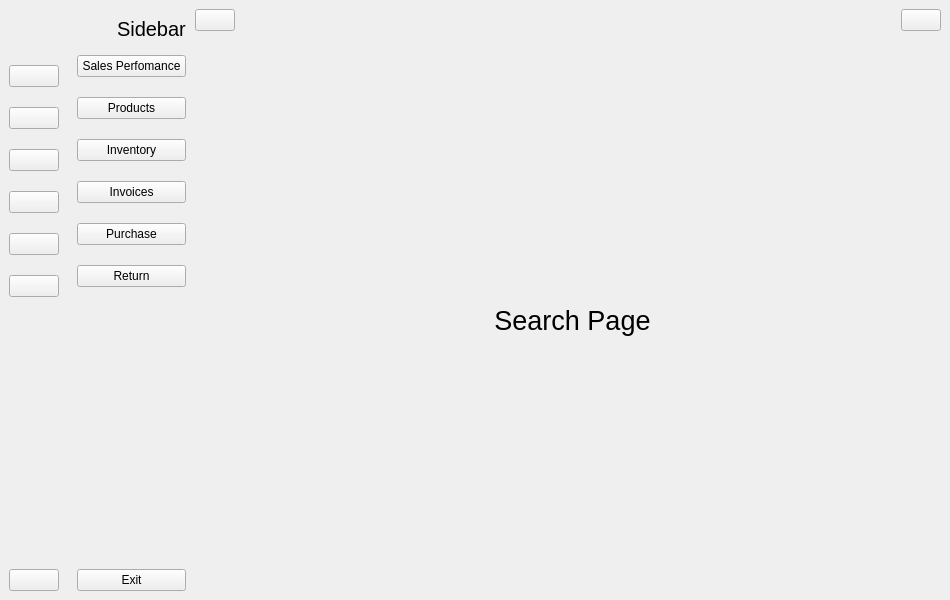
<?xml version="1.0" encoding="UTF-8"?>
<ui version="4.0">
 <class>MainWindow</class>
 <widget class="QMainWindow" name="MainWindow">
  <property name="geometry">
   <rect>
    <x>0</x>
    <y>0</y>
    <width>950</width>
    <height>600</height>
   </rect>
  </property>
  <property name="windowTitle">
   <string>MainWindow</string>
  </property>
  <widget class="QWidget" name="centralwidget">
   <layout class="QGridLayout" name="gridLayout">
    <property name="leftMargin">
     <number>0</number>
    </property>
    <property name="topMargin">
     <number>0</number>
    </property>
    <property name="rightMargin">
     <number>0</number>
    </property>
    <property name="bottomMargin">
     <number>0</number>
    </property>
    <property name="spacing">
     <number>0</number>
    </property>
    <item row="0" column="0">
     <widget class="QWidget" name="icon_only_widget" native="true">
      <layout class="QVBoxLayout" name="verticalLayout_3">
       <item>
        <layout class="QHBoxLayout" name="horizontalLayout_3">
         <item>
          <widget class="QLabel" name="logo_label_1">
           <property name="minimumSize">
            <size>
             <width>50</width>
             <height>50</height>
            </size>
           </property>
           <property name="maximumSize">
            <size>
             <width>50</width>
             <height>50</height>
            </size>
           </property>
           <property name="text">
            <string/>
           </property>
           <property name="pixmap">
            <pixmap resource="icon/resources.qrc">:/icon/icon/muscle_base.png</pixmap>
           </property>
           <property name="scaledContents">
            <bool>true</bool>
           </property>
          </widget>
         </item>
        </layout>
       </item>
       <item>
        <layout class="QVBoxLayout" name="verticalLayout">
         <property name="spacing">
          <number>20</number>
         </property>
         <item>
          <widget class="QPushButton" name="dashborad_btn_1">
           <property name="text">
            <string/>
           </property>
           <property name="icon">
            <iconset resource="icon/resources.qrc">
             <normaloff>:/icon/icon/dashboard-5-32.ico</normaloff>
             <normalon>:/icon/icon/dashboard-5-48.ico</normalon>:/icon/icon/dashboard-5-32.ico</iconset>
           </property>
           <property name="iconSize">
            <size>
             <width>20</width>
             <height>20</height>
            </size>
           </property>
           <property name="checkable">
            <bool>true</bool>
           </property>
           <property name="autoExclusive">
            <bool>true</bool>
           </property>
          </widget>
         </item>
         <item>
          <widget class="QPushButton" name="products_btn_1">
           <property name="text">
            <string/>
           </property>
           <property name="icon">
            <iconset resource="icon/resources.qrc">
             <normaloff>:/icon/icon/product-32.ico</normaloff>
             <normalon>:/icon/icon/product-48.ico</normalon>:/icon/icon/product-32.ico</iconset>
           </property>
           <property name="iconSize">
            <size>
             <width>20</width>
             <height>20</height>
            </size>
           </property>
           <property name="checkable">
            <bool>true</bool>
           </property>
           <property name="autoExclusive">
            <bool>true</bool>
           </property>
          </widget>
         </item>
         <item>
          <widget class="QPushButton" name="inventory_btn_1">
           <property name="text">
            <string/>
           </property>
           <property name="icon">
            <iconset resource="icon/resources.qrc">
             <normaloff>:/icon/icon/MaterialSymbolsInventory2Outlinegray.png</normaloff>
             <normalon>:/icon/icon/MaterialSymbolsInventory2Outline.png</normalon>:/icon/icon/MaterialSymbolsInventory2Outlinegray.png</iconset>
           </property>
           <property name="iconSize">
            <size>
             <width>20</width>
             <height>20</height>
            </size>
           </property>
           <property name="checkable">
            <bool>true</bool>
           </property>
           <property name="autoExclusive">
            <bool>true</bool>
           </property>
          </widget>
         </item>
         <item>
          <widget class="QPushButton" name="salesorder_btn_1">
           <property name="text">
            <string/>
           </property>
           <property name="icon">
            <iconset resource="icon/resources.qrc">
             <normaloff>:/icon/icon/chart-2-32.ico</normaloff>
             <normalon>:/icon/icon/chart-2-48.ico</normalon>:/icon/icon/chart-2-32.ico</iconset>
           </property>
           <property name="iconSize">
            <size>
             <width>20</width>
             <height>20</height>
            </size>
           </property>
           <property name="checkable">
            <bool>true</bool>
           </property>
           <property name="autoExclusive">
            <bool>true</bool>
           </property>
          </widget>
         </item>
         <item>
          <widget class="QPushButton" name="purchase_btn_1">
           <property name="text">
            <string/>
           </property>
           <property name="icon">
            <iconset resource="icon/resources.qrc">
             <normaloff>:/icon/icon/purchase-order-32.ico</normaloff>
             <normalon>:/icon/icon/purchase-order-48.ico</normalon>:/icon/icon/purchase-order-32.ico</iconset>
           </property>
           <property name="iconSize">
            <size>
             <width>20</width>
             <height>20</height>
            </size>
           </property>
           <property name="checkable">
            <bool>true</bool>
           </property>
           <property name="autoExclusive">
            <bool>true</bool>
           </property>
          </widget>
         </item>
         <item>
          <widget class="QPushButton" name="return_btn_1">
           <property name="text">
            <string/>
           </property>
           <property name="icon">
            <iconset resource="icon/resources.qrc">
             <normaloff>:/icon/icon/return-32.ico</normaloff>
             <normalon>:/icon/icon/return-48.ico</normalon>:/icon/icon/return-32.ico</iconset>
           </property>
           <property name="iconSize">
            <size>
             <width>20</width>
             <height>20</height>
            </size>
           </property>
           <property name="checkable">
            <bool>true</bool>
           </property>
           <property name="autoExclusive">
            <bool>true</bool>
           </property>
          </widget>
         </item>
        </layout>
       </item>
       <item>
        <spacer name="verticalSpacer">
         <property name="orientation">
          <enum>Qt::Vertical</enum>
         </property>
         <property name="sizeHint" stdset="0">
          <size>
           <width>20</width>
           <height>375</height>
          </size>
         </property>
        </spacer>
       </item>
       <item>
        <widget class="QPushButton" name="exit_btn_1">
         <property name="text">
          <string/>
         </property>
         <property name="icon">
          <iconset resource="icon/resources.qrc">
           <normaloff>:/icon/icon/close-window-64.ico</normaloff>:/icon/icon/close-window-64.ico</iconset>
         </property>
         <property name="iconSize">
          <size>
           <width>20</width>
           <height>20</height>
          </size>
         </property>
        </widget>
       </item>
      </layout>
     </widget>
    </item>
    <item row="0" column="1">
     <widget class="QWidget" name="full_menu_widget" native="true">
      <layout class="QVBoxLayout" name="verticalLayout_4">
       <item>
        <layout class="QHBoxLayout" name="horizontalLayout_2">
         <property name="spacing">
          <number>0</number>
         </property>
         <item>
          <widget class="QLabel" name="logo_label_2">
           <property name="minimumSize">
            <size>
             <width>40</width>
             <height>40</height>
            </size>
           </property>
           <property name="maximumSize">
            <size>
             <width>40</width>
             <height>40</height>
            </size>
           </property>
           <property name="text">
            <string/>
           </property>
           <property name="pixmap">
            <pixmap resource="icon/resources.qrc">:/icon/icon/muscle_base.png</pixmap>
           </property>
           <property name="scaledContents">
            <bool>true</bool>
           </property>
          </widget>
         </item>
         <item>
          <widget class="QLabel" name="logo_label_3">
           <property name="font">
            <font>
             <pointsize>15</pointsize>
            </font>
           </property>
           <property name="text">
            <string>Sidebar</string>
           </property>
          </widget>
         </item>
        </layout>
       </item>
       <item>
        <layout class="QVBoxLayout" name="verticalLayout_2">
         <property name="spacing">
          <number>20</number>
         </property>
         <item>
          <widget class="QPushButton" name="dashboard_btn_2">
           <property name="text">
            <string>Sales Perfomance</string>
           </property>
           <property name="icon">
            <iconset resource="icon/resources.qrc">
             <normaloff>:/icon/icon/dashboard-5-32.ico</normaloff>:/icon/icon/dashboard-5-32.ico</iconset>
           </property>
           <property name="iconSize">
            <size>
             <width>14</width>
             <height>14</height>
            </size>
           </property>
           <property name="checkable">
            <bool>true</bool>
           </property>
           <property name="autoExclusive">
            <bool>true</bool>
           </property>
          </widget>
         </item>
         <item>
          <widget class="QPushButton" name="products_btn_2">
           <property name="text">
            <string>Products</string>
           </property>
           <property name="icon">
            <iconset resource="icon/resources.qrc">
             <normaloff>:/icon/icon/product-32.ico</normaloff>
             <normalon>:/icon/icon/product-48.ico</normalon>:/icon/icon/product-32.ico</iconset>
           </property>
           <property name="iconSize">
            <size>
             <width>14</width>
             <height>14</height>
            </size>
           </property>
           <property name="checkable">
            <bool>true</bool>
           </property>
           <property name="autoExclusive">
            <bool>true</bool>
           </property>
          </widget>
         </item>
         <item>
          <widget class="QPushButton" name="inventory_btn_2">
           <property name="text">
            <string>Inventory</string>
           </property>
           <property name="icon">
            <iconset resource="icon/resources.qrc">
             <normaloff>:/icon/icon/MaterialSymbolsInventory2Outlinegray.png</normaloff>:/icon/icon/MaterialSymbolsInventory2Outlinegray.png</iconset>
           </property>
           <property name="iconSize">
            <size>
             <width>14</width>
             <height>14</height>
            </size>
           </property>
           <property name="checkable">
            <bool>true</bool>
           </property>
           <property name="autoExclusive">
            <bool>true</bool>
           </property>
          </widget>
         </item>
         <item>
          <widget class="QPushButton" name="salesorder_btn_2">
           <property name="minimumSize">
            <size>
             <width>107</width>
             <height>0</height>
            </size>
           </property>
           <property name="text">
            <string>Invoices</string>
           </property>
           <property name="icon">
            <iconset resource="icon/resources.qrc">
             <normaloff>:/icon/icon/chart-2-32.ico</normaloff>:/icon/icon/chart-2-32.ico</iconset>
           </property>
           <property name="iconSize">
            <size>
             <width>14</width>
             <height>14</height>
            </size>
           </property>
           <property name="checkable">
            <bool>true</bool>
           </property>
           <property name="autoExclusive">
            <bool>true</bool>
           </property>
          </widget>
         </item>
         <item>
          <widget class="QPushButton" name="purchase_btn_2">
           <property name="text">
            <string>Purchase</string>
           </property>
           <property name="icon">
            <iconset resource="icon/resources.qrc">
             <normaloff>:/icon/icon/purchase-order-32.ico</normaloff>
             <normalon>:/icon/icon/purchase-order-48.ico</normalon>:/icon/icon/purchase-order-32.ico</iconset>
           </property>
           <property name="iconSize">
            <size>
             <width>14</width>
             <height>14</height>
            </size>
           </property>
           <property name="checkable">
            <bool>true</bool>
           </property>
           <property name="autoExclusive">
            <bool>true</bool>
           </property>
          </widget>
         </item>
         <item>
          <widget class="QPushButton" name="return_btn_2">
           <property name="text">
            <string>Return</string>
           </property>
           <property name="icon">
            <iconset resource="icon/resources.qrc">
             <normaloff>:/icon/icon/return-32.ico</normaloff>
             <normalon>:/icon/icon/return-48.ico</normalon>:/icon/icon/return-32.ico</iconset>
           </property>
           <property name="iconSize">
            <size>
             <width>14</width>
             <height>14</height>
            </size>
           </property>
           <property name="checkable">
            <bool>true</bool>
           </property>
           <property name="autoExclusive">
            <bool>true</bool>
           </property>
          </widget>
         </item>
        </layout>
       </item>
       <item>
        <spacer name="verticalSpacer_2">
         <property name="orientation">
          <enum>Qt::Vertical</enum>
         </property>
         <property name="sizeHint" stdset="0">
          <size>
           <width>20</width>
           <height>373</height>
          </size>
         </property>
        </spacer>
       </item>
       <item>
        <widget class="QPushButton" name="exit_btn_2">
         <property name="text">
          <string>Exit</string>
         </property>
         <property name="icon">
          <iconset resource="icon/resources.qrc">
           <normaloff>:/icon/icon/close-window-64.ico</normaloff>:/icon/icon/close-window-64.ico</iconset>
         </property>
         <property name="iconSize">
          <size>
           <width>14</width>
           <height>14</height>
          </size>
         </property>
        </widget>
       </item>
      </layout>
     </widget>
    </item>
    <item row="0" column="2">
     <widget class="QWidget" name="widget_3" native="true">
      <layout class="QVBoxLayout" name="verticalLayout_5">
       <property name="spacing">
        <number>0</number>
       </property>
       <property name="leftMargin">
        <number>0</number>
       </property>
       <property name="topMargin">
        <number>0</number>
       </property>
       <property name="rightMargin">
        <number>0</number>
       </property>
       <property name="bottomMargin">
        <number>0</number>
       </property>
       <item>
        <widget class="QWidget" name="widget" native="true">
         <property name="minimumSize">
          <size>
           <width>0</width>
           <height>40</height>
          </size>
         </property>
         <layout class="QHBoxLayout" name="horizontalLayout_4">
          <property name="spacing">
           <number>0</number>
          </property>
          <property name="leftMargin">
           <number>0</number>
          </property>
          <property name="topMargin">
           <number>0</number>
          </property>
          <property name="rightMargin">
           <number>9</number>
          </property>
          <property name="bottomMargin">
           <number>0</number>
          </property>
          <item>
           <widget class="QPushButton" name="change_btn">
            <property name="text">
             <string/>
            </property>
            <property name="icon">
             <iconset resource="icon/resources.qrc">
              <normaloff>:/icon/icon/menu-4-32.ico</normaloff>:/icon/icon/menu-4-32.ico</iconset>
            </property>
            <property name="iconSize">
             <size>
              <width>14</width>
              <height>14</height>
             </size>
            </property>
            <property name="checkable">
             <bool>true</bool>
            </property>
           </widget>
          </item>
          <item>
           <spacer name="horizontalSpacer">
            <property name="orientation">
             <enum>Qt::Horizontal</enum>
            </property>
            <property name="sizeHint" stdset="0">
             <size>
              <width>236</width>
              <height>20</height>
             </size>
            </property>
           </spacer>
          </item>
          <item>
           <spacer name="horizontalSpacer_2">
            <property name="orientation">
             <enum>Qt::Horizontal</enum>
            </property>
            <property name="sizeHint" stdset="0">
             <size>
              <width>236</width>
              <height>20</height>
             </size>
            </property>
           </spacer>
          </item>
          <item>
           <widget class="QPushButton" name="user_btn">
            <property name="text">
             <string/>
            </property>
            <property name="icon">
             <iconset resource="icon/resources.qrc">
              <normaloff>:/icon/icon/user-48.ico</normaloff>:/icon/icon/user-48.ico</iconset>
            </property>
           </widget>
          </item>
         </layout>
        </widget>
       </item>
       <item>
        <widget class="QStackedWidget" name="stackedWidget">
         <property name="currentIndex">
          <number>5</number>
         </property>
         <widget class="QWidget" name="page">
          <layout class="QGridLayout" name="gridLayout_2">
           <item row="0" column="0">
            <widget class="QLabel" name="label_4">
             <property name="font">
              <font>
               <pointsize>20</pointsize>
              </font>
             </property>
             <property name="text">
              <string>Home Page</string>
             </property>
             <property name="alignment">
              <set>Qt::AlignCenter</set>
             </property>
            </widget>
           </item>
          </layout>
         </widget>
         <widget class="QWidget" name="page_2">
          <layout class="QGridLayout" name="gridLayout_3">
           <item row="0" column="0">
            <widget class="QLabel" name="label_5">
             <property name="font">
              <font>
               <pointsize>20</pointsize>
              </font>
             </property>
             <property name="text">
              <string>Dashboard Page</string>
             </property>
             <property name="alignment">
              <set>Qt::AlignCenter</set>
             </property>
            </widget>
           </item>
          </layout>
         </widget>
         <widget class="QWidget" name="page_3">
          <layout class="QGridLayout" name="gridLayout_4">
           <item row="0" column="0">
            <widget class="QLabel" name="label_6">
             <property name="font">
              <font>
               <pointsize>20</pointsize>
              </font>
             </property>
             <property name="text">
              <string>Orders Page</string>
             </property>
             <property name="alignment">
              <set>Qt::AlignCenter</set>
             </property>
            </widget>
           </item>
          </layout>
         </widget>
         <widget class="QWidget" name="page_4">
          <layout class="QGridLayout" name="gridLayout_5">
           <item row="0" column="0">
            <widget class="QLabel" name="label_7">
             <property name="font">
              <font>
               <pointsize>20</pointsize>
              </font>
             </property>
             <property name="text">
              <string>Product Page</string>
             </property>
             <property name="alignment">
              <set>Qt::AlignCenter</set>
             </property>
            </widget>
           </item>
          </layout>
         </widget>
         <widget class="QWidget" name="page_5">
          <layout class="QGridLayout" name="gridLayout_6">
           <item row="0" column="0">
            <widget class="QLabel" name="label_8">
             <property name="font">
              <font>
               <pointsize>20</pointsize>
              </font>
             </property>
             <property name="text">
              <string>Customers Page</string>
             </property>
             <property name="alignment">
              <set>Qt::AlignCenter</set>
             </property>
            </widget>
           </item>
          </layout>
         </widget>
         <widget class="QWidget" name="page_6">
          <layout class="QHBoxLayout" name="horizontalLayout_5">
           <item>
            <widget class="QLabel" name="label_9">
             <property name="font">
              <font>
               <pointsize>20</pointsize>
              </font>
             </property>
             <property name="text">
              <string>Search Page</string>
             </property>
             <property name="alignment">
              <set>Qt::AlignCenter</set>
             </property>
            </widget>
           </item>
          </layout>
         </widget>
         <widget class="QWidget" name="page_7">
          <layout class="QGridLayout" name="gridLayout_8">
           <item row="0" column="0">
            <widget class="QLabel" name="label_10">
             <property name="font">
              <font>
               <pointsize>20</pointsize>
              </font>
             </property>
             <property name="text">
              <string>User Page</string>
             </property>
             <property name="alignment">
              <set>Qt::AlignCenter</set>
             </property>
            </widget>
           </item>
          </layout>
         </widget>
        </widget>
       </item>
      </layout>
     </widget>
    </item>
   </layout>
  </widget>
 </widget>
 <resources>
  <include location="icon/resources.qrc"/>
  <include location="icon/resources.qrc"/>
  <include location="icon/resources.qrc"/>
  <include location="icon/resources.qrc"/>
  <include location="../../../../Downloads/stockease (1)/stockease/icon/resources.qrc"/>
 </resources>
 <connections>
  <connection>
   <sender>change_btn</sender>
   <signal>toggled(bool)</signal>
   <receiver>icon_only_widget</receiver>
   <slot>setVisible(bool)</slot>
   <hints>
    <hint type="sourcelabel">
     <x>210</x>
     <y>27</y>
    </hint>
    <hint type="destinationlabel">
     <x>42</x>
     <y>367</y>
    </hint>
   </hints>
  </connection>
  <connection>
   <sender>change_btn</sender>
   <signal>toggled(bool)</signal>
   <receiver>full_menu_widget</receiver>
   <slot>setHidden(bool)</slot>
   <hints>
    <hint type="sourcelabel">
     <x>213</x>
     <y>15</y>
    </hint>
    <hint type="destinationlabel">
     <x>172</x>
     <y>324</y>
    </hint>
   </hints>
  </connection>
  <connection>
   <sender>dashborad_btn_1</sender>
   <signal>toggled(bool)</signal>
   <receiver>dashboard_btn_2</receiver>
   <slot>setChecked(bool)</slot>
   <hints>
    <hint type="sourcelabel">
     <x>37</x>
     <y>86</y>
    </hint>
    <hint type="destinationlabel">
     <x>96</x>
     <y>68</y>
    </hint>
   </hints>
  </connection>
  <connection>
   <sender>products_btn_1</sender>
   <signal>toggled(bool)</signal>
   <receiver>products_btn_2</receiver>
   <slot>setChecked(bool)</slot>
   <hints>
    <hint type="sourcelabel">
     <x>42</x>
     <y>120</y>
    </hint>
    <hint type="destinationlabel">
     <x>88</x>
     <y>102</y>
    </hint>
   </hints>
  </connection>
  <connection>
   <sender>inventory_btn_1</sender>
   <signal>toggled(bool)</signal>
   <receiver>inventory_btn_2</receiver>
   <slot>setChecked(bool)</slot>
   <hints>
    <hint type="sourcelabel">
     <x>38</x>
     <y>126</y>
    </hint>
    <hint type="destinationlabel">
     <x>111</x>
     <y>125</y>
    </hint>
   </hints>
  </connection>
  <connection>
   <sender>salesorder_btn_1</sender>
   <signal>toggled(bool)</signal>
   <receiver>salesorder_btn_2</receiver>
   <slot>setChecked(bool)</slot>
   <hints>
    <hint type="sourcelabel">
     <x>42</x>
     <y>172</y>
    </hint>
    <hint type="destinationlabel">
     <x>102</x>
     <y>152</y>
    </hint>
   </hints>
  </connection>
  <connection>
   <sender>purchase_btn_1</sender>
   <signal>toggled(bool)</signal>
   <receiver>purchase_btn_2</receiver>
   <slot>setChecked(bool)</slot>
   <hints>
    <hint type="sourcelabel">
     <x>42</x>
     <y>198</y>
    </hint>
    <hint type="destinationlabel">
     <x>85</x>
     <y>184</y>
    </hint>
   </hints>
  </connection>
  <connection>
   <sender>dashboard_btn_2</sender>
   <signal>toggled(bool)</signal>
   <receiver>dashborad_btn_1</receiver>
   <slot>setChecked(bool)</slot>
   <hints>
    <hint type="sourcelabel">
     <x>83</x>
     <y>79</y>
    </hint>
    <hint type="destinationlabel">
     <x>42</x>
     <y>94</y>
    </hint>
   </hints>
  </connection>
  <connection>
   <sender>products_btn_2</sender>
   <signal>toggled(bool)</signal>
   <receiver>products_btn_1</receiver>
   <slot>setChecked(bool)</slot>
   <hints>
    <hint type="sourcelabel">
     <x>108</x>
     <y>99</y>
    </hint>
    <hint type="destinationlabel">
     <x>42</x>
     <y>120</y>
    </hint>
   </hints>
  </connection>
  <connection>
   <sender>inventory_btn_2</sender>
   <signal>toggled(bool)</signal>
   <receiver>inventory_btn_1</receiver>
   <slot>setChecked(bool)</slot>
   <hints>
    <hint type="sourcelabel">
     <x>123</x>
     <y>125</y>
    </hint>
    <hint type="destinationlabel">
     <x>41</x>
     <y>124</y>
    </hint>
   </hints>
  </connection>
  <connection>
   <sender>salesorder_btn_2</sender>
   <signal>toggled(bool)</signal>
   <receiver>salesorder_btn_1</receiver>
   <slot>setChecked(bool)</slot>
   <hints>
    <hint type="sourcelabel">
     <x>84</x>
     <y>161</y>
    </hint>
    <hint type="destinationlabel">
     <x>36</x>
     <y>153</y>
    </hint>
   </hints>
  </connection>
  <connection>
   <sender>purchase_btn_2</sender>
   <signal>toggled(bool)</signal>
   <receiver>purchase_btn_1</receiver>
   <slot>setChecked(bool)</slot>
   <hints>
    <hint type="sourcelabel">
     <x>112</x>
     <y>178</y>
    </hint>
    <hint type="destinationlabel">
     <x>42</x>
     <y>198</y>
    </hint>
   </hints>
  </connection>
  <connection>
   <sender>exit_btn_2</sender>
   <signal>clicked()</signal>
   <receiver>MainWindow</receiver>
   <slot>close()</slot>
   <hints>
    <hint type="sourcelabel">
     <x>130</x>
     <y>578</y>
    </hint>
    <hint type="destinationlabel">
     <x>387</x>
     <y>638</y>
    </hint>
   </hints>
  </connection>
  <connection>
   <sender>exit_btn_1</sender>
   <signal>clicked()</signal>
   <receiver>MainWindow</receiver>
   <slot>close()</slot>
   <hints>
    <hint type="sourcelabel">
     <x>40</x>
     <y>590</y>
    </hint>
    <hint type="destinationlabel">
     <x>306</x>
     <y>626</y>
    </hint>
   </hints>
  </connection>
  <connection>
   <sender>return_btn_1</sender>
   <signal>toggled(bool)</signal>
   <receiver>return_btn_2</receiver>
   <slot>setChecked(bool)</slot>
   <hints>
    <hint type="sourcelabel">
     <x>40</x>
     <y>268</y>
    </hint>
    <hint type="destinationlabel">
     <x>137</x>
     <y>264</y>
    </hint>
   </hints>
  </connection>
  <connection>
   <sender>return_btn_2</sender>
   <signal>toggled(bool)</signal>
   <receiver>return_btn_1</receiver>
   <slot>setChecked(bool)</slot>
   <hints>
    <hint type="sourcelabel">
     <x>105</x>
     <y>265</y>
    </hint>
    <hint type="destinationlabel">
     <x>12</x>
     <y>261</y>
    </hint>
   </hints>
  </connection>
 </connections>
</ui>
